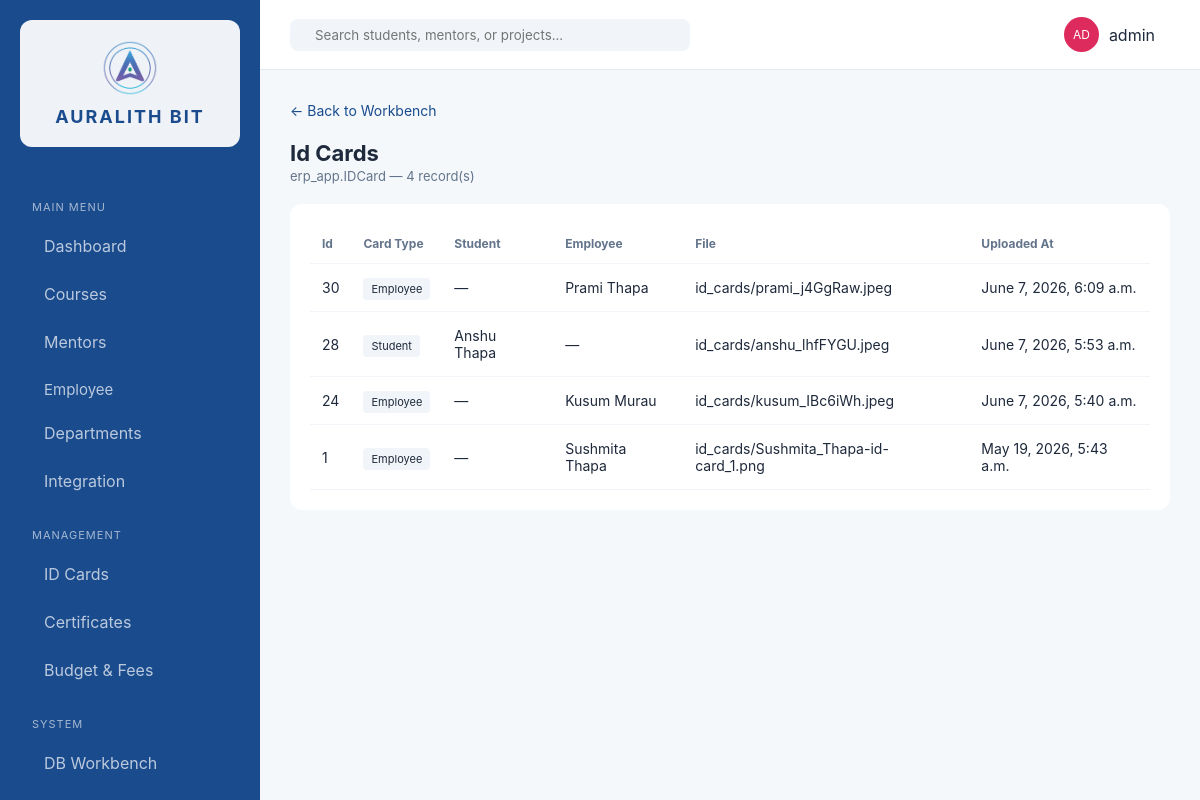
Before: /workbench/erp_app/IDCard/ (signed in) with the older database file.
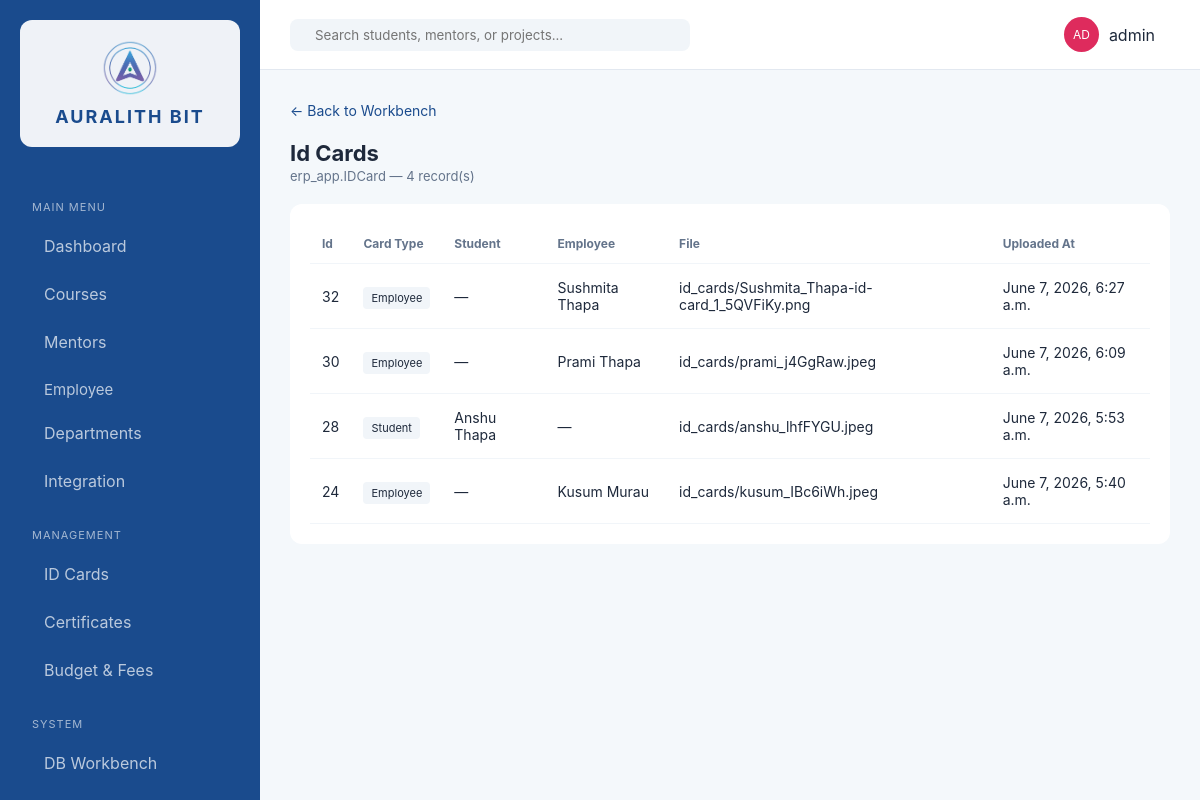
After: the same page with the newer database file.
### erp_app/models.py (models this page shows, shortened)
class IDCard(models.Model):
    CARD_TYPE_CHOICES = [
        ('student', 'Student'),
        ('employee', 'Employee'),
    ]
    card_type = models.CharField(max_length=20, choices=CARD_TYPE_CHOICES)
    student = models.ForeignKey(Student, on_delete=models.CASCADE, null=True, blank=True, related_name='id_cards')
    employee = models.ForeignKey('Employee', on_delete=models.CASCADE, null=True, blank=True, related_name='id_cards')
    file = models.FileField(upload_to='id_cards/')
    uploaded_at = models.DateTimeField(auto_now_add=True)
    class Meta:
        ordering = ['-uploaded_at']

class Employee(models.Model):
    EMPLOYEE_TYPES = [
        ('intern', 'Intern'),
        ('staff', 'Staff'),
        ('mentor', 'Mentor'),
        ('admin', 'Admin'),
    ]
    name = models.CharField(max_length=200)
    email = models.EmailField(unique=True)
    department = models.ForeignKey(Department, on_delete=models.SET_NULL, null=True, blank=True)
    role = models.CharField(max_length=200, blank=True)
    employee_type = models.CharField(max_length=20, choices=EMPLOYEE_TYPES, default='staff')
    joined_date = models.DateField(default=datetime.date.today)
    class Meta:
        ordering = ['name']
    def __str__(self):
        return self.name

class Student(models.Model):
    user = models.OneToOneField(User, on_delete=models.CASCADE, null=True, blank=True, related_name='student_profile')
    name = models.CharField(max_length=200)
    email = models.EmailField(unique=True)
    phone = models.CharField(max_length=20, blank=True)
    enrolled_date = models.DateField(auto_now_add=True)
    is_intern = models.BooleanField(default=False)
    class Meta:
        ordering = ['name']
    def __str__(self):
        return self.name

### erp_app/views.py (the view)
# urls.py: path('workbench/<str:app_label>/<str:model_name>/', views.workbench_table, name='workbench_table'),
@login_required
def workbench_table(request, app_label, model_name):
    model = None
    for m in apps.get_models():
        if m.__name__ == model_name and m._meta.app_label == app_label:
            model = m
            break
    if not model:
        return render(request, 'erp_app/workbench.html', {'error': 'Model not found'})
    fields = [f for f in model._meta.fields]
    objects_list = model.objects.all()
    choice_fields = {f.name for f in model._meta.fields if hasattr(f, 'choices') and f.choices}
    context = {
        'model': model,
        'model_name': model.__name__,
        'model_verbose_plural': model._meta.verbose_name_plural.title(),
        'model_app_label': model._meta.app_label,
        'model_class_name': model.__name__,
        'fields': fields,
        'objects': objects_list,
        'choice_fields': choice_fields,
    }
    return render(request, 'erp_app/workbench_table.html', context)

### erp_app/roles.py (called while the page is built)
def get_user_roles(user):
    if not user.is_authenticated:
        return []
    roles = set()
    if user.is_superuser:
        roles.add(SUPER_ADMIN)
    for group in user.groups.all():
        roles.add(group.name)
    if hasattr(user, 'student_profile') and user.student_profile:
        roles.add(STUDENT)
    return list(roles)

### erp_app/templatetags/erp_extras.py (called while the page is built)
@register.filter
def get_attr(obj, attr):
    value = getattr(obj, attr, '')
    if callable(value):
        try:
            return value()
        except TypeError:
            return value
    return value

### erp_app/templates/erp_app/workbench_table.html (shortened to what this page needs)
{% extends 'erp_app/base.html' %}
{% load erp_extras %}
{% block content %}
<div style="margin-bottom:20px;">
    <a href="{% url 'workbench' %}" style="color:var(--auralith-blue);text-decoration:none;font-size:14px;">&larr; Back to Workbench</a>
</div>
<header class="top-nav" style="position:static;padding:0 0 20px 0;border-bottom:none;height:auto;background:transparent;">
    <div class="header-info">
        <h1>{{ model_verbose_plural|title }}</h1>
        <p>{{ model_app_label }}.{{ model_class_name }} &mdash; {{ objects|length }} record(s)</p>
    </div>
</header>
<div class="data-card" style="overflow-x:auto;">
    <table>
        <thead>
            <tr>
                {% for field in fields %}
                <th>{{ field.verbose_name|title }}</th>
                {% endfor %}
            </tr>
        </thead>
        <tbody>
            {% for obj in objects %}
            <tr>
                {% for field in fields %}
                <td>
                    {% if field.name in choice_fields %}
                        {% with display_method='get_'|add:field.name|add:'_display' %}
                        <span class="tag {% if obj|get_attr:field.name == 'live' or obj|get_attr:field.name == 'active' or obj|get_attr:field.name == 'completed' %}live{% endif %}">{{ obj|get_attr:display_method }}</span>
                        {% endwith %}
                    {% elif field.name == 'mentor' and obj|get_attr:'mentor' %}
                        {{ obj.mentor.name }}
                    {% elif field.name == 'department' and obj|get_attr:'department' %}
                        {{ obj.department.name }}
                    {% elif field.get_internal_type == 'BooleanField' %}
                        {% if obj|get_attr:field.name %}Yes{% else %}No{% endif %}
                    {% elif field.get_internal_type == 'DateField' or field.get_internal_type == 'DateTimeField' %}
                        {{ obj|get_attr:field.name|default:"—" }}
                    {% else %}
                        {{ obj|get_attr:field.name|default:"—" }}
                    {% endif %}
                </td>
                {% endfor %}
            </tr>
            {% empty %}
            <tr><td colspan="{{ fields|length }}" style="text-align:center;color:#94a3b8;">No records found.</td></tr>
            {% endfor %}
        </tbody>
    </table>
</div>
{% endblock %}

Changed rows visible on the page:
removed IDCard: fields "1" "—" "Sushmita Thapa" "id_cards/Sushmita_Thapa-id-card_1.png", fields "Employee", fields "May 19, 2026, 5:43 a.m."
added IDCard: fields "32" "—" "Sushmita Thapa" "id_cards/Sushmita_Thapa-id-card_1_5QVFiKy.png", fields "Employee", fields "June 7, 2026, 6:27 a.m."
